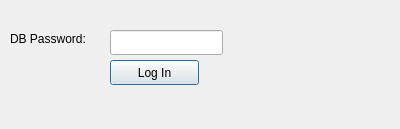
<?xml version="1.0" encoding="UTF-8"?>
<ui version="4.0">
 <class>Dialog</class>
 <widget class="QDialog" name="Dialog">
  <property name="geometry">
   <rect>
    <x>0</x>
    <y>0</y>
    <width>400</width>
    <height>129</height>
   </rect>
  </property>
  <property name="windowTitle">
   <string>Dialog</string>
  </property>
  <widget class="QPushButton" name="login">
   <property name="geometry">
    <rect>
     <x>110</x>
     <y>60</y>
     <width>89</width>
     <height>25</height>
    </rect>
   </property>
   <property name="text">
    <string>Log In</string>
   </property>
  </widget>
  <widget class="QLineEdit" name="passwordField">
   <property name="geometry">
    <rect>
     <x>110</x>
     <y>30</y>
     <width>113</width>
     <height>25</height>
    </rect>
   </property>
   <property name="echoMode">
    <enum>QLineEdit::Password</enum>
   </property>
  </widget>
  <widget class="QLabel" name="label">
   <property name="geometry">
    <rect>
     <x>10</x>
     <y>30</y>
     <width>111</width>
     <height>17</height>
    </rect>
   </property>
   <property name="text">
    <string>DB Password:</string>
   </property>
  </widget>
 </widget>
 <resources/>
 <connections/>
</ui>
